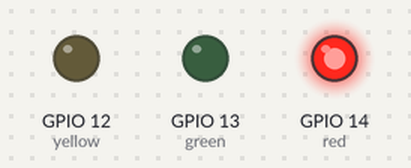
The program below on a simulated ESP32 board running MicroPython. Parts: output pins drawn as LEDs (lit = HIGH).

Above: at 1.5 s.
At 3.2 s:
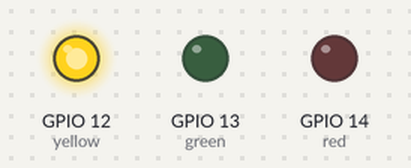
At 5.0 s:
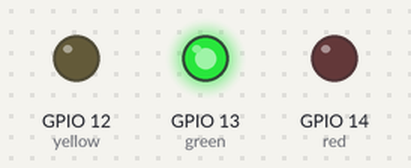
Timing chart, 0 to 9.1 s (numbered marks = the images above):
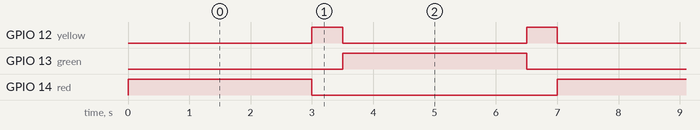

The program:

work_1st.py
```python
from machine import Pin, PWM
import time


red = Pin(14, Pin.OUT)
green = Pin(13, Pin.OUT)
yellow = Pin(12, Pin.OUT)

#程序开始，初始化所有灯为灭的状态
red.value(0)
yellow.value(0)
green.value(0)

while True:				#死循环，代码不退出，一直循环后面的操作
   red.value(1)
   time.sleep_ms(3000)
   red.value(0)

   yellow.value(1)
   time.sleep_ms(500)
   yellow.value(0)

   green.value(1)
   time.sleep_ms(3000)
   green.value(0)

   yellow.value(1)
   time.sleep_ms(500)
   yellow.value(0)
```

Measured:
- by itself, GPIO 12 (yellow): alternates HIGH for 0.50 s and LOW for 3.0 s
- by itself, GPIO 13 (green), GPIO 14 (red): alternates HIGH for 3.0 s and LOW for 4.0 s
- by itself, everything shown: repeats every 7.0 s, in 4 steps
